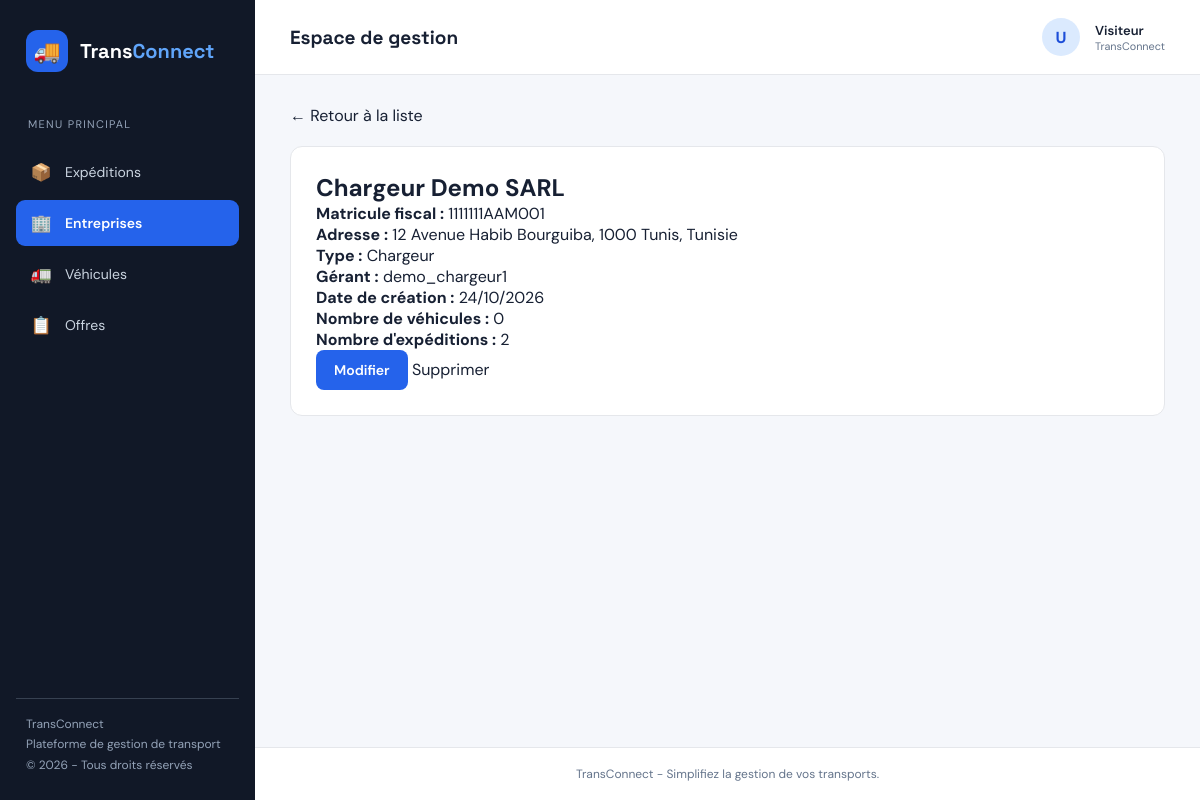
/entreprises/3/, run on the app's committed database.
### EntreprisesApp/models.py (models this page shows, shortened)
class Entreprise(models.Model):
    raison_sociale = models.CharField(max_length=200, null=False, blank=False)
    matricule_fiscal = models.CharField(max_length=17, null=False, blank=False, unique=True, validators=[matricule_fiscal_validator])
    adresse = models.TextField(validators=[MinLengthValidator(20, "Ladresse doit contenir au moins 20 caracteres")])
    type_entreprise = models.CharField(max_length=100, choices=[('chargeur', 'Chargeur'), ('transporteur', 'Transporteur')])
    created_at = models.DateTimeField(auto_now_add=True)
    updated_at = models.DateTimeField(auto_now=True)
    gerant = models.OneToOneField(Utilisateur, on_delete=models.CASCADE, related_name='entreprise')

class Utilisateur(AbstractUser):
    user_id = models.CharField(max_length=8, primary_key=True, editable=False, validators=[RegexValidator(regex=r'^AUser\d{2}$', message="Le id doit respecter le format.")])
    email = models.EmailField(unique=True, validators=[validate_email])
    telephone = models.CharField(max_length=15, null=True, blank=True)
    role = models.CharField(max_length=100, choices=[('chargeur', 'Chargeur'), ('transporteur', 'Transporteur'), ('administrateur', 'Administrateur')] , default='chargeur')
    created_at = models.DateTimeField(null=True, blank=True)
    updated_at = models.DateTimeField(auto_now=True)

### EntreprisesApp/views.py (the view)
# urls.py: path('<int:pk>/', EntrepriseDetailView.as_view(), name='detail'),
class EntrepriseDetailView(DetailView):
    model = Entreprise
    template_name = 'entreprise/detail.html'
    context_object_name = 'entreprise'

### templates/entreprise/detail.html (shortened to what this page needs)
{% extends 'base.html' %}
{% block content %}
<div class="form-page">
    <a href="{% url 'entreprise:list' %}">← Retour à la liste</a>
    <div class="form-card">
        <h1>{{ entreprise.raison_sociale }}</h1>
        <p><strong>Matricule fiscal :</strong>
            {{ entreprise.matricule_fiscal }}</p>
        <p><strong>Adresse :</strong>
            {{ entreprise.adresse }}</p>
        <p><strong>Type :</strong>
            {{ entreprise.get_type_entreprise_display }}</p>
        <p><strong>Gérant :</strong>
            {{ entreprise.gerant }}</p>
        <p><strong>Date de création :</strong>
            {{ entreprise.created_at|date:"d/m/Y" }}</p>
        <p><strong>Nombre de véhicules :</strong>
            {{ entreprise.vehicules.count }}</p>
        <p><strong>Nombre d'expéditions :</strong>
            {{ entreprise.expeditions.count }}</p>
        <p>
            <a href="{% url 'entreprise:update' entreprise.pk %}"
               class="btn-primary">Modifier</a>
            <a href="{% url 'entreprise:delete' entreprise.pk %}">
                Supprimer
            </a>
        </p>
    </div>
</div>
{% endblock %}

### templates/base.html (style rules this page uses)
:root { --route: #2563eb; --route-dark: #1d4ed8; --background: #f5f7fb; --card: #ffffff; --line: #e5e7eb; --text: #172033; --muted: #64748b; --sidebar: #111827; --sidebar-text: #cbd5e1; --success: #15803d; --danger: #dc2626; --warning: #d97706; }
* { margin: 0; padding: 0; box-sizing: border-box; }
body { font-family: 'DM Sans', sans-serif; background: var(--background); color: var(--text); min-height: 100vh; }
a { text-decoration: none; color: inherit; }
.btn-primary { display: inline-block; background: var(--route); color: white; border: none; padding: 11px 18px; border-radius: 8px; font-family: inherit; font-size: 14px; font-weight: 600; cursor: pointer; transition: .2s; }
.form-page { max-width: 1100px; margin: 0 auto; }
.form-card { background: white; border: 1px solid var(--line); border-radius: 12px; padding: 25px; margin-top: 20px; }

### data on the page
Entreprise: raison_sociale "Chargeur Demo SARL", matricule_fiscal "1111111AAM001", adresse "12 Avenue Habib Bourguiba, 1000 Tunis, Tunisie", type_entreprise "Chargeur", gerant "demo_chargeur1", created_at "24/10/2026", vehicules.count "0", expeditions.count "2"
